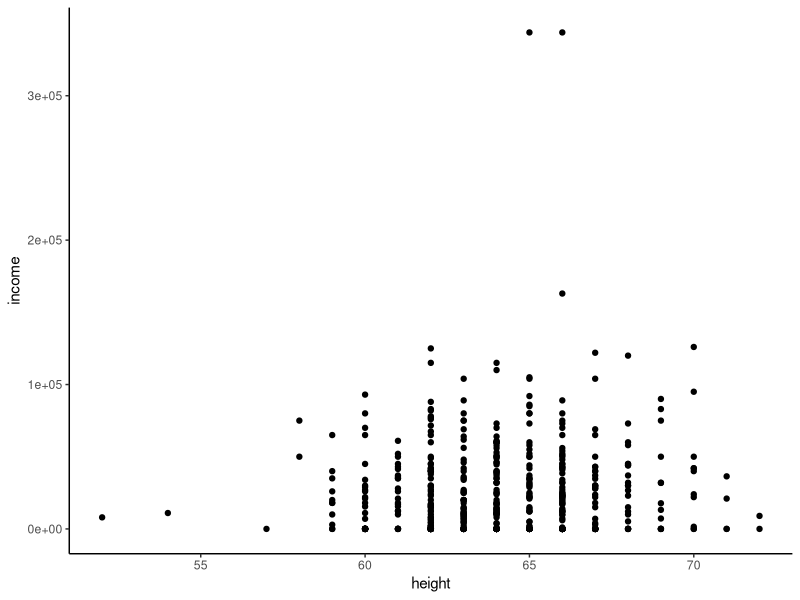

Write the R code that produced this figure.
library(ggplot2)
library(dplyr)
library(modelr) # modelr includes height

rm(list=ls())

heights <- heights %>% mutate(monthlyIncome = income / 12)

men = heights %>% filter(sex=="male")
women = heights %>% filter(sex=="female")

heightIncomeMen = lm(data = men, formula = monthlyIncome ~ height)
summary(heightIncomeMen)

heightIncomeWomen = lm(data = women, formula = monthlyIncome ~ height)
summary(heightIncomeWomen)


ggplot(women %>% sample_n(500), aes(x=height, y=income)) +
  geom_point() +
  theme_classic()

# Manually convert coefficents
inchToCm = 2.54
beta_1 <- heightIncomeMen$coefficients[["height"]]
beta_1 / inchToCm 

usdToNis = 3.3
beta_0 <- heightIncomeMen$coefficients[["(Intercept)"]]
beta_0 * usdToNis 
beta_1 / inchToCm  * usdToNis 

beta_0 * usdToNis + (beta_1 / inchToCm  * usdToNis ) * 174



men <- men %>% mutate(heightCM = height * 2.54, 
                      incomeNIS = monthlyIncome * 3.3)

model = lm(data = men, formula = incomeNIS ~ heightCM)
summary(model)
predict(model, data.frame(heightCM=174))


### Standard error
summary(lm(data = men, formula = monthlyIncome ~ heightCM))
33/2.54
215-33.196
215+33.196

85-13.196
85+13.196
